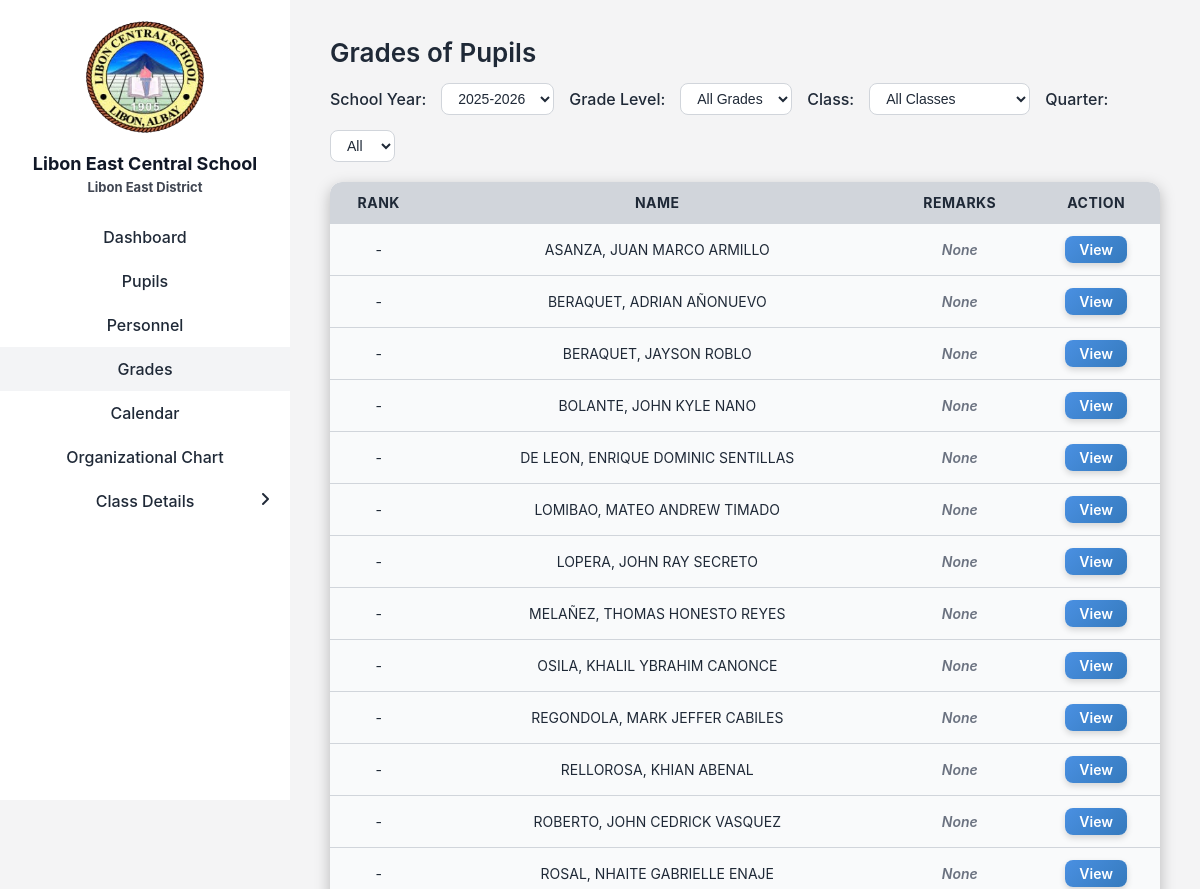
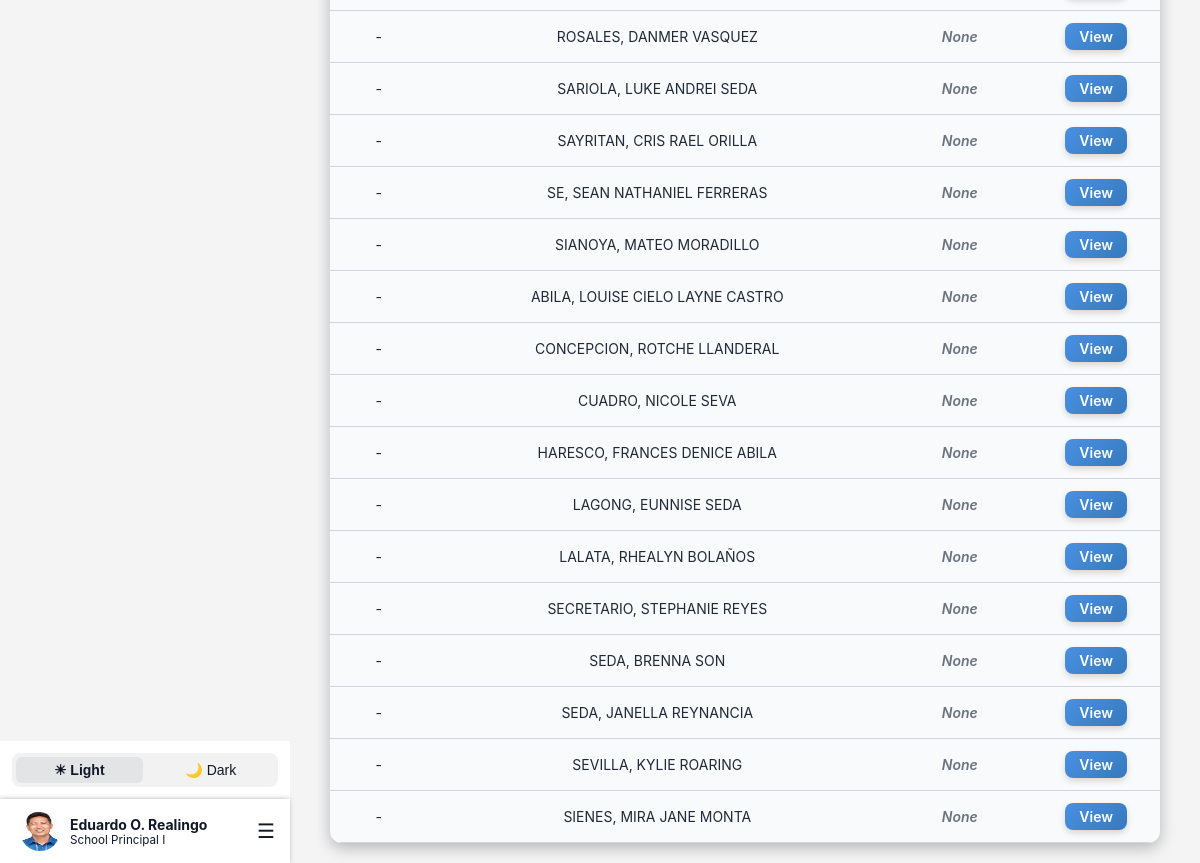
Page /Landing/Login/Page/adminGrades.php (signed in) on the committed database (2 pictures, top to bottom).
### tables this page shows
CREATE TABLE `teachers` (
  `teacher_id` int(11) NOT NULL,
  `first_name` varchar(100) DEFAULT NULL,
  `middle_name` varchar(100) DEFAULT NULL,
  `last_name` varchar(100) DEFAULT NULL,
  `employee_no` varchar(20) DEFAULT NULL,
  `email` varchar(100) DEFAULT NULL,
  `password` varchar(255) DEFAULT NULL,
  `gender` enum('Male','Female','Other') DEFAULT NULL,
  `birthdate` date DEFAULT NULL,
  `age` int(11) DEFAULT NULL,
  `contact_no` varchar(20) DEFAULT NULL,
  `house_no_street` varchar(255) DEFAULT NULL,
  `barangay` varchar(255) DEFAULT NULL,
  `municipality` varchar(255) DEFAULT NULL,
  `province` varchar(255) DEFAULT NULL,
  `position` varchar(255) NOT NULL,
  `image` varchar(255) NOT NULL DEFAULT 'teacher.png',
  `user_type` char(1) NOT NULL DEFAULT 't' COMMENT 'a - admin\r\nt- teacher\r\nn- non-teaching',
  `user_status` char(1) NOT NULL DEFAULT 'a' COMMENT 'a - active\r\ni - inactive',
  `created_at` datetime DEFAULT current_timestamp(),
  `updated_at` datetime DEFAULT current_timestamp() ON UPDATE current_timestamp(),
  `created_by` int(11) DEFAULT NULL,
  `updated_by` int(11) DEFAULT NULL
);

CREATE TABLE `pupils` (
  `pupil_id` int(11) NOT NULL,
  `teacher_id` int(11) NOT NULL,
  `lrn` varchar(12) NOT NULL,
  `last_name` varchar(100) DEFAULT NULL,
  `first_name` varchar(100) DEFAULT NULL,
  `middle_name` varchar(100) DEFAULT NULL,
  `sex` enum('Male','Female') DEFAULT NULL,
  `birthdate` date DEFAULT NULL,
  `age` int(11) DEFAULT NULL,
  `mother_tongue` varchar(100) DEFAULT NULL,
  `ip_ethnicity` varchar(100) DEFAULT NULL,
  `religion` varchar(100) DEFAULT NULL,
  `house_no_street` varchar(155) DEFAULT NULL,
  `barangay` varchar(100) DEFAULT NULL,
  `municipality` varchar(100) DEFAULT NULL,
  `province` varchar(100) DEFAULT NULL,
  `father_name` varchar(150) DEFAULT NULL,
  `mother_name` varchar(150) DEFAULT NULL,
  `guardian_name` varchar(150) DEFAULT NULL,
  `relationship_to_guardian` varchar(100) DEFAULT NULL,
  `contact_number` varchar(20) DEFAULT NULL,
  `learning_modality` varchar(255) DEFAULT NULL,
  `remarks` varchar(255) DEFAULT NULL COMMENT 'T/I - Transferred In\r\nT/O- Transferred Out\r\nDRPLE - Dropped',
  `sy_id` int(11) NOT NULL,
  `section_id` int(11) NOT NULL,
  `status` varchar(20) DEFAULT 'enrolled'
);

### Landing/Login/Page/adminGrades.php (the view, shortened to what this page needs)
<?php
include 'lecs_db.php';
$current_sy = isset($_GET['sy_id']) ? intval($_GET['sy_id']) : null;
$current_quarter = $_GET['quarter'] ?? 'all';
$sy_res = $conn->query("SELECT * FROM school_years ORDER BY start_date DESC");
$school_years = $sy_res->fetch_all(MYSQLI_ASSOC);
if ($current_sy === null) {
    $stmt = $conn->prepare("SELECT sy_id FROM school_years WHERE CURDATE() BETWEEN start_date AND end_date ORDER BY start_date DESC LIMIT 1");
    $stmt->execute();
    $result = $stmt->get_result();
    if ($row = $result->fetch_assoc()) {
        $current_sy = $row['sy_id'];
    } else {
        $stmt = $conn->prepare("SELECT sy_id FROM school_years ORDER BY start_date DESC LIMIT 1");
        $stmt->execute();
        $result = $stmt->get_result();
        $current_sy = $result->fetch_assoc()['sy_id'] ?? null;
    }
}
$sql = "SELECT p.pupil_id, p.first_name, p.last_name, p.middle_name, p.sy_id, s.grade_level_id
        FROM pupils p
        JOIN sections s ON p.section_id = s.section_id
        WHERE p.sy_id = ?";
$params = [$current_sy];
$types = "i";
$stmt = $conn->prepare($sql);
$stmt->bind_param($types, ...$params);
$stmt->execute();
$pupils = $stmt->get_result()->fetch_all(MYSQLI_ASSOC);
usort($pupils, function($a, $b) {
    if ($a['rounded_avg'] == -1 && $b['rounded_avg'] == -1) return 0;
    if ($a['rounded_avg'] == -1) return 1;
    if ($b['rounded_avg'] == -1) return -1;
    $comp = $b['rounded_avg'] <=> $a['rounded_avg'];
    if ($comp !== 0) return $comp;
    return $b['avg'] <=> $a['avg'];
});
?>
<!DOCTYPE html>
<html lang="en">
<head>
    <link rel="stylesheet" href="css/adminGrades.css">
    <link rel="stylesheet" href="css/sidebar.css">
</head>
<body>
<div class="container">
    <?php include 'sidebar.php'; ?>
    <div class="main-content">
        <h1>Grades of Pupils</h1>
        <form method="GET" class="top-bar">
            <label for="schoolYear">School Year:</label>
            <select id="schoolYear" name="sy_id" onchange="this.form.submit()">
                <?php foreach ($school_years as $sy): ?>
                    <option value="<?= htmlspecialchars($sy['sy_id']) ?>" <?= $sy['sy_id'] == $current_sy ? "selected" : "" ?>>
                        <?= htmlspecialchars($sy['school_year']) ?>
                    </option>
                <?php endforeach; ?>
            </select>
            <label for="grade_level">Grade Level:</label>
            <select id="grade_level" name="grade_level_id" onchange="this.form.submit()">
                <option value="">All Grades</option>
            </select>
            <label for="section">Class:</label>
            <select id="section" name="section_id" onchange="this.form.submit()">
                <option value="">All Classes</option>
            </select>
            <label for="quarter">Quarter:</label>
            <select id="quarter" name="quarter" onchange="this.form.submit()">
                <option value="all" <?= $current_quarter === 'all' ? "selected" : "" ?>>All</option>
            </select>
        </form>
        <div class="table-container">
            <table>
                <thead>
                <tr>
                    <th>Rank</th>
                    <th>NAME</th>
                    <th>Remarks</th>
                    <th>Action</th>
                </tr>
                </thead>
                <tbody>
                <?php foreach ($pupils as $p): ?>
                    <?php
                    $fullname = strtoupper($p['last_name'] . ", " . $p['first_name'] . ($p['middle_name'] ? " " . $p['middle_name'] : ""));
                    $all_empty = true;
                    $has_incomplete = false;
                    ?>
                    <tr>
                        <td><?= $p['rank'] ?></td>
                        <td><?= htmlspecialchars($fullname) ?></td>
                        <td>
                            <?php
                            $remark = "";
                            if ($current_quarter === 'all') {
                                if ($all_empty) {
                                    $remark = "<span class='none'>None</span>";
                                } elseif ($has_incomplete) {
                                    $remark = "<span class='incomplete'>Incomplete</span>";
                                }
                            }
                            echo $remark;
                            ?>
                        </td>
                        <td>
                            <a href="adminViewGrades.php?pupil_id=<?= htmlspecialchars($p['pupil_id']) ?>&sy_id=<?= htmlspecialchars($current_sy) ?>&quarter=<?= htmlspecialchars($current_quarter) ?>" class="edit-btn">View</a>
                        </td>
                    </tr>
                <?php endforeach; ?>
                </tbody>
            </table>
        </div>
    </div>
</div>
</body>
</html>

### Landing/Login/Page/sidebar.php (shortened to what this page needs)
<?php
include 'lecs_db.php';
$current_page = basename($_SERVER['PHP_SELF']);
$classInfoPages = ['adminGradeLevel.php', 'adminSections.php', 'adminSubjects.php', 'adminSchoolYear.php', 'adminSectionName.php', 'adminOrganizationalChart'];
$isClassInfoActive = in_array($current_page, $classInfoPages);
if (!function_exists('arabic_to_roman')) {
    function arabic_to_roman($num) {
        $roman_numerals = [
            1000 => 'M', 900 => 'CM', 500 => 'D', 400 => 'CD',
            100 => 'C', 90 => 'XC', 50 => 'L', 40 => 'XL',
            10 => 'X', 9 => 'IX', 5 => 'V', 4 => 'IV', 1 => 'I'
        ];
        $roman = '';
        foreach ($roman_numerals as $value => $symbol) {
            while ($num >= $value) {
                $roman .= $symbol;
                $num -= $value;
            }
        }
        return $roman;
    }
}
if (!function_exists('format_position')) {
    function format_position($pos) {
        $is_principal = stripos($pos, 'principal') !== false;
        if (preg_match('/(.*) (\d+)$/', $pos, $matches)) {
            $base = $matches[1];
            $num = intval($matches[2]);
            $roman = arabic_to_roman($num);
            $new_pos = $base . ' ' . $roman;
        } else {
            $new_pos = $pos;
        }
        if ($is_principal) {
            $new_pos = 'School ' . $new_pos;
        }
        return $new_pos;
    }
}
$admin_id = isset($_SESSION['teacher_id']) ? intval($_SESSION['teacher_id']) : 0;
$adminData = [
    'first_name' => 'Admin',
    'middle_name' => '',
    'last_name' => 'User',
    'position' => 'Administrator',
    'image' => 'teacher.png'
];
if ($admin_id > 0 && $_SESSION['user_type'] === 'a') {
    $stmt = $conn->prepare("SELECT first_name, middle_name, last_name, position, image FROM teachers WHERE teacher_id = ?");
    $stmt->bind_param("i", $admin_id);
    $stmt->execute();
    $res = $stmt->get_result();
    if ($res && $res->num_rows > 0) {
        $adminData = $res->fetch_assoc();
    }
}
$middle_initial = !empty($adminData['middle_name']) ? substr($adminData['middle_name'], 0, 1) . '.' : '';
$full_name = trim($adminData['first_name'] . ' ' . $middle_initial . ' ' . $adminData['last_name']);
?>
<link rel="stylesheet" href="css/all.min.css">
<link rel="stylesheet" href="css/sidebar.css">
<div class="sidebar">
    <div class="sidebar-top">
        <img class="logo" src="images/lecs-logo no bg.png" alt="School Logo">
        <h2>Libon East Central School</h2>
        <small class="east">Libon East District</small>
        <div class="nav-links">
            <a href="adminDashboard.php" class="<?= ($current_page == 'adminDashboard.php') ? 'active' : '' ?>">Dashboard</a>
            <a href="adminPupils.php" class="<?= ($current_page == 'adminPupils.php' || $current_page == 'add_pupil.php' || $current_page == 'adminPupilsProfile.php') ? 'active' : '' ?>">Pupils</a>
            <a href="adminTeachers.php" class="<?= ($current_page == 'adminTeachers.php' || $current_page == 'add_teacher.php' || $current_page == 'edit_teacher.php') ? 'active' : '' ?>">Personnel</a>
            <a href="adminGrades.php" class="<?= ($current_page == 'adminGrades.php' || $current_page == 'adminViewGrades.php') ? 'active' : '' ?>">Grades</a>
            <a href="adminEventCalendar.php" class="<?= ($current_page == 'adminEventCalendar.php') ? 'active' : '' ?>">Calendar</a>
            <a href="adminOrganizationalChart.php" class="<?= ($current_page == 'adminOrganizationalChart.php') ? 'active' : '' ?>">Organizational Chart</a>
            <a href="#" id="classInfoLink" class="class-info <?= $isClassInfoActive ? 'active' : '' ?>">
                <span>Class Details</span>
                <i id="classInfoIcon" class="fa-solid <?= $isClassInfoActive ? 'fa-angle-down' : 'fa-angle-right' ?>"></i>
            </a>
        </div>
    </div>
    <div class="sidebar-bottom">
        <div class="toggle-mode">
            <button class="toggle-btn light-mode" onclick="setMode('light')">☀ Light</button>
            <button class="toggle-btn dark-mode" onclick="setMode('dark')">🌙 Dark</button>
        </div>
        <div class="profile-menu">
            <div class="profile">
                <img src="Uploads/teachers/<?= htmlspecialchars($adminData['image']) ?>" alt="Profile Picture">
                <div class="profile-info">
                    <strong><?= htmlspecialchars($full_name) ?></strong>
                    <small><?= htmlspecialchars(format_position($adminData['position'])) ?></small>
                </div>
            </div>
            <div class="burger" role="button" aria-label="Open menu" tabindex="0">&#9776;</div>
        </div>
    </div>
</div>

### Landing/Login/Page/css/adminGrades.css (style rules this page uses)
:root { --primary-color: #2563eb; --background-light: #f4f4f5; --background-dark: #1e293b; --text-light: #1f2937; --text-dark: #f1f5f9; --card-dark: #334155; --card-light: #ffffff; --hover-light: #f3f4f6; --hover-dark: #475569; --border-light: #d1d5db; --border-dark: #475569; --not-applicable-light: #e0d7f9; --not-applicable-dark: #a996ca; --not-applicable-border: #8b5cf6; --border-color: #d1d5db; }
body { margin: 0; font-family: 'Inter', sans-serif; transition: background-color 0.3s, color 0.3s; background-color: var(--background-color); color: var(--text-color); }
:root.light { --background-color: var(--background-light); --text-color: var(--text-light); --border: var(--border-light); }
.container { display: flex; width: 100%; }
.main-content { flex: 1; margin-left: 290px; padding: 20px 40px; min-height: 100vh; background-color: var(--background-color); transition: background-color 0.3s, color 0.3s; }
h1 { font-size: 26px; margin-bottom: 15px; font-weight: 600; }
.top-bar { display: flex; align-items: center; gap: 15px; margin-bottom: 20px; flex-wrap: wrap; }
.top-bar label { font-weight: 500; color: var(--text-color); }
.top-bar select { padding: 6px 12px; border-radius: 8px; border: 1px solid var(--border); background-color: var(--card-light); color: var(--text-color); font-size: 14px; cursor: pointer; transition: background-color 0.3s, border-color 0.3s; }
#schoolYear { padding: 6px 12px; border-radius: 8px; border: 1px solid var(--border); background-color: var(--card-light); color: var(--text-color); font-size: 14px; cursor: pointer; transition: background-color 0.3s, border-color 0.3s; }
:root.light #schoolYear { background-color: var(--card-light); border-color: var(--border-light); }
#quarter { padding: 6px 12px; border-radius: 8px; border: 1px solid var(--border); background-color: var(--card-light); color: var(--text-color); font-size: 14px; cursor: pointer; transition: background-color 0.3s, border-color 0.3s; }
:root.light #quarter { background-color: var(--card-light); border-color: var(--border-light); }
#section { padding: 6px 12px; border-radius: 8px; border: 1px solid var(--border); background-color: var(--card-light); color: var(--text-color); font-size: 14px; cursor: pointer; transition: background-color 0.3s, border-color 0.3s; }
:root.light #section { background-color: var(--card-light); border-color: var(--border-light); }
.table-container { overflow-x: auto; border-radius: 12px; box-shadow: 0px 5px 15px rgba(0, 0, 0, 0.25); }
table { width: 100%; border-collapse: collapse; border-radius: 12px; overflow: hidden; font-size: 14px; text-align: center; }
thead { font-weight: 600; text-transform: uppercase; letter-spacing: 0.5px; }
:root.light thead { background-color: #d1d5db; color: var(--text-light); }
td, th { padding: 12px 10px; border-bottom: 1px solid var(--border); }
:root.light td { background-color: #f9fafb; }
.edit-btn { display: inline-block; padding: 5px 14px; background: linear-gradient(135deg, #4a90e2, #357ABD); color: #fff; font-size: 14px; font-weight: 600; text-decoration: none; border-radius: 8px; transition: all 0.3s ease; box-shadow: 0 3px 6px rgba(0,0,0,0.15); }
.none { color: #6b7280; font-weight: 600; font-style: italic; }

### rows in the picture
teachers: image (picture), full_name "Eduardo O. Realingo", position "School Principal I"
pupils: rank "-", fullname "ASANZA, JUAN MARCO ARMILLO"
pupils: rank "-", fullname "BERAQUET, ADRIAN AÑONUEVO"
pupils: rank "-", fullname "BERAQUET, JAYSON ROBLO"
pupils: rank "-", fullname "BOLANTE, JOHN KYLE NANO"
pupils: rank "-", fullname "DE LEON, ENRIQUE DOMINIC SENTILLAS"
pupils: rank "-", fullname "LOMIBAO, MATEO ANDREW TIMADO"
pupils: rank "-", fullname "LOPERA, JOHN RAY SECRETO"
pupils: rank "-", fullname "MELAÑEZ, THOMAS HONESTO REYES"
pupils: rank "-", fullname "OSILA, KHALIL YBRAHIM CANONCE"
pupils: rank "-", fullname "REGONDOLA, MARK JEFFER CABILES"
pupils: rank "-", fullname "RELLOROSA, KHIAN ABENAL"
pupils: rank "-", fullname "ROBERTO, JOHN CEDRICK VASQUEZ"
pupils: rank "-", fullname "ROSAL, NHAITE GABRIELLE ENAJE"
pupils: rank "-", fullname "ROSALES, DANMER VASQUEZ"
pupils: rank "-", fullname "SARIOLA, LUKE ANDREI SEDA"
pupils: rank "-", fullname "SAYRITAN, CRIS RAEL ORILLA"
pupils: rank "-", fullname "SE, SEAN NATHANIEL FERRERAS"
pupils: rank "-", fullname "SIANOYA, MATEO MORADILLO"
pupils: rank "-", fullname "ABILA, LOUISE CIELO LAYNE CASTRO"
pupils: rank "-", fullname "CONCEPCION, ROTCHE LLANDERAL"
pupils: rank "-", fullname "CUADRO, NICOLE SEVA"
pupils: rank "-", fullname "HARESCO, FRANCES DENICE ABILA"
pupils: rank "-", fullname "LAGONG, EUNNISE SEDA"
pupils: rank "-", fullname "LALATA, RHEALYN BOLAÑOS"
pupils: rank "-", fullname "SECRETARIO, STEPHANIE REYES"
pupils: rank "-", fullname "SEDA, BRENNA SON"
pupils: rank "-", fullname "SEDA, JANELLA REYNANCIA"
pupils: rank "-", fullname "SEVILLA, KYLIE ROARING"
pupils: rank "-", fullname "SIENES, MIRA JANE MONTA"

### other values in the picture
form field sy_id "2025-2026"
